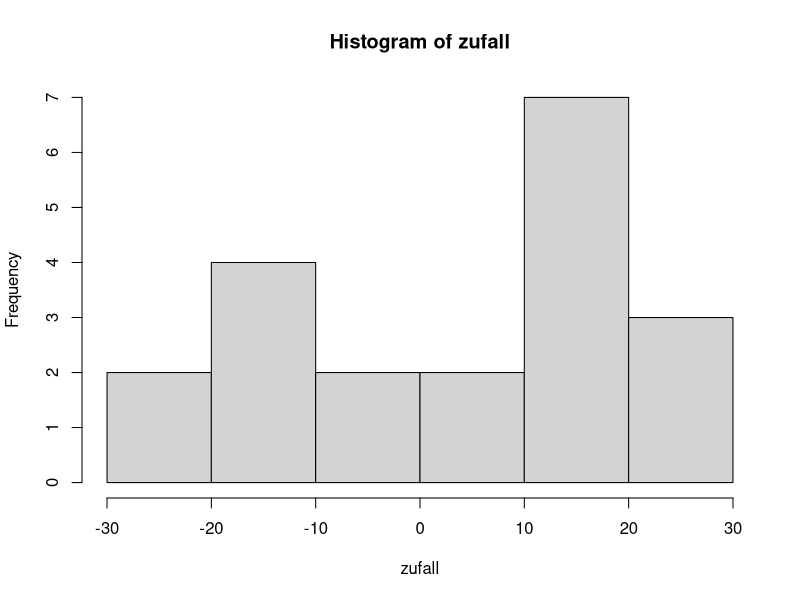
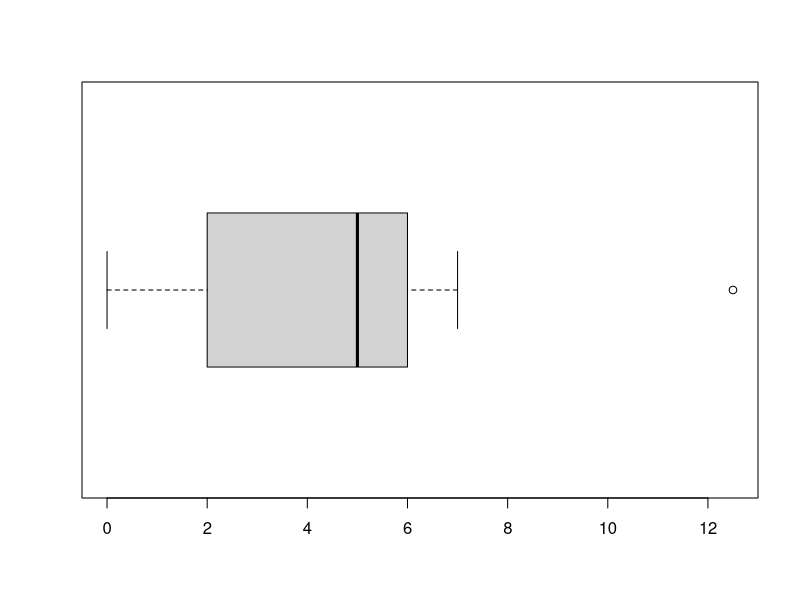

Recreate these plots in R, in order.
## ---- chunk 1
noten <- c(1.3, 2.0, 1.7, 3.3, 2.3)
mean(noten)
## ---- chunk 2
noten <- c(1.3, 2.0, 1.7, 3.3, 2.3)
median(noten)
## ---- chunk 3
gm <- function(x){
  return( prod(x)^(1/length(x)) )
}
daten <- c(2, 4, 8)
gm(daten) # Ergibt 4 [7]
## ---- chunk 4
daten <- c(3, 7, 12, 18, 25, 30, 45, 50, 60, 80, 100)
quantile(daten)
## ---- chunk 5
daten <- c(3, 7, 12, 18, 25, 30, 45, 50, 60, 80, 100)
IQR(daten)
## ---- chunk 6
daten <- c(3, 7, 12, 18, 25, 30, 45, 50, 60, 80, 100)
summary(daten)
## ---- chunk 7
daten <- c(3, 7, 12, 18, 25, 30, 45, 50, 60, 80, 100)
quantile(daten, probs = c(0.3, 0.6, 0.9))
## ---- chunk 8
vektor <- c(1,2,3,4,5)
## ---- chunk 9
zufall <- rnorm(20, 0, 17)
summary(zufall)
zufall
## ---- chunk 10
hist(zufall)
## ---- chunk 11
boxwert <- c(0,4,5,6,7,2,5,1,12.5)
boxplot(boxwert, horizontal = TRUE)
